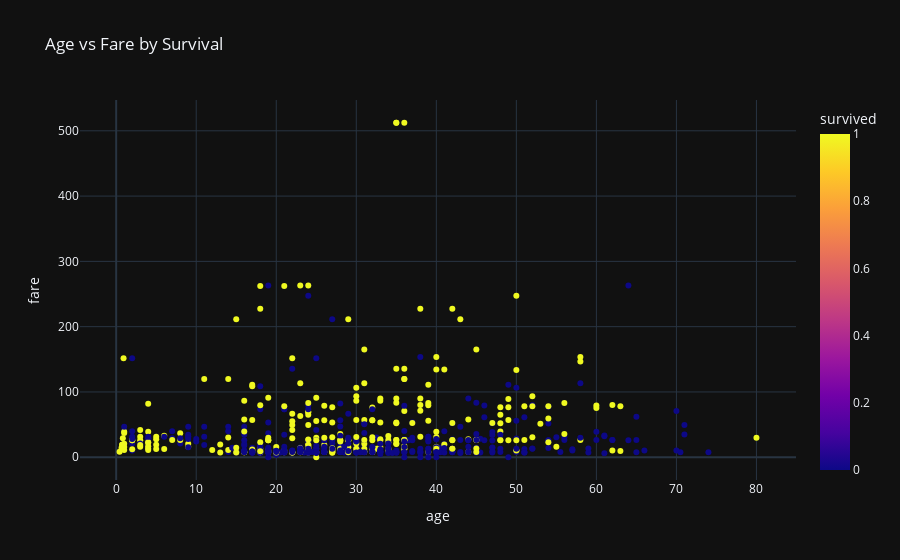

Here is the notebook cell this chart was saved with:
### Code cell
px.scatter(df,x='age',y='fare',color='survived',title='Age vs Fare by Survival',template='plotly_dark')

### Figure 1 — Plotly figure (JSON) as saved in the notebook; plotly's stock layout.template omitted (floating-point values rounded to 4 significant figures; data arrays with more than 128 entries replaced by an {"elided": "..."} marker saying what was removed)
{"data": [{"hovertemplate": "age=%{x}<br>fare=%{y}<br>survived=%{marker.color}<extra></extra>", "legendgroup": "", "marker": {"color": {"elided": "891 int values"}, "coloraxis": "coloraxis", "symbol": "circle"}, "mode": "markers", "name": "", "orientation": "v", "showlegend": false, "type": "scatter", "x": {"elided": "891 float values"}, "xaxis": "x", "y": {"elided": "891 float values"}, "yaxis": "y"}], "layout": {"coloraxis": {"colorbar": {"title": {"text": "survived"}}, "colorscale": [[0, "#0d0887"], [0.1111, "#46039f"], [0.2222, "#7201a8"], [0.3333, "#9c179e"], [0.4444, "#bd3786"], [0.5556, "#d8576b"], [0.6667, "#ed7953"], [0.7778, "#fb9f3a"], [0.8889, "#fdca26"], [1, "#f0f921"]]}, "legend": {"tracegroupgap": 0}, "title": {"text": "Age vs Fare by Survival"}, "xaxis": {"anchor": "y", "domain": [0, 1], "title": {"text": "age"}}, "yaxis": {"anchor": "x", "domain": [0, 1], "title": {"text": "fare"}}}}
